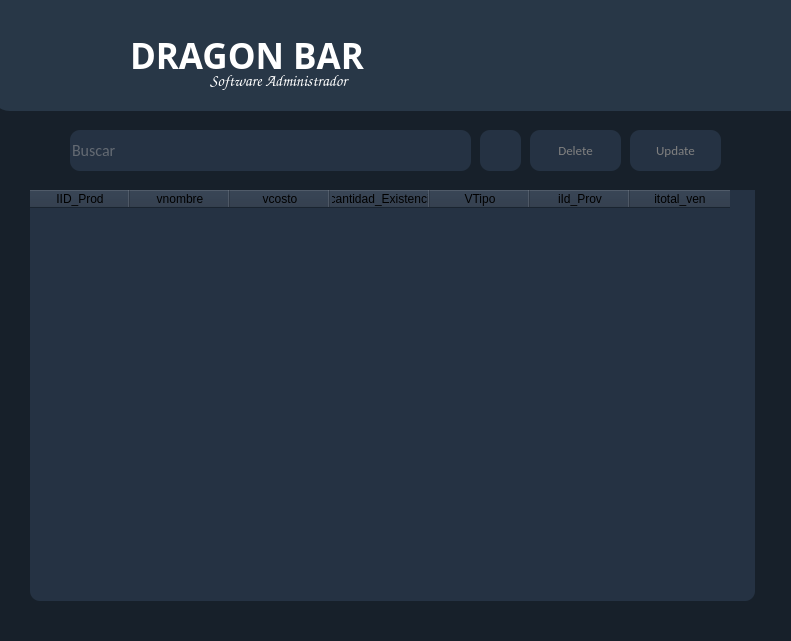
<?xml version="1.0" encoding="UTF-8"?>
<ui version="4.0">
 <class>MainWindow</class>
 <widget class="QMainWindow" name="MainWindow">
  <property name="geometry">
   <rect>
    <x>0</x>
    <y>0</y>
    <width>791</width>
    <height>641</height>
   </rect>
  </property>
  <property name="windowTitle">
   <string>View Products</string>
  </property>
  <property name="windowIcon">
   <iconset>
    <normaloff>Icons/DRAGONN.ico</normaloff>Icons/DRAGONN.ico</iconset>
  </property>
  <property name="styleSheet">
   <string notr="true">background-color:rgb(23, 32, 42);</string>
  </property>
  <widget class="QWidget" name="centralwidget">
   <widget class="QFrame" name="frame">
    <property name="geometry">
     <rect>
      <x>-10</x>
      <y>0</y>
      <width>831</width>
      <height>111</height>
     </rect>
    </property>
    <property name="styleSheet">
     <string notr="true">background-color:rgb(40, 55, 71);
border-radius:20px;
</string>
    </property>
    <property name="frameShape">
     <enum>QFrame::StyledPanel</enum>
    </property>
    <property name="frameShadow">
     <enum>QFrame::Raised</enum>
    </property>
    <widget class="QLabel" name="label">
     <property name="geometry">
      <rect>
       <x>-10</x>
       <y>0</y>
       <width>141</width>
       <height>101</height>
      </rect>
     </property>
     <property name="text">
      <string/>
     </property>
     <property name="pixmap">
      <pixmap>Icons/DRAGONN.ico</pixmap>
     </property>
    </widget>
    <widget class="QLabel" name="label_usuario_2">
     <property name="geometry">
      <rect>
       <x>220</x>
       <y>70</y>
       <width>191</width>
       <height>21</height>
      </rect>
     </property>
     <property name="font">
      <font>
       <family>Comic Sans MS</family>
       <pointsize>12</pointsize>
       <weight>50</weight>
       <bold>false</bold>
      </font>
     </property>
     <property name="styleSheet">
      <string notr="true">color:white;
border-radius:5px;</string>
     </property>
     <property name="text">
      <string>Software Administrador</string>
     </property>
    </widget>
    <widget class="QLabel" name="label_2">
     <property name="geometry">
      <rect>
       <x>140</x>
       <y>30</y>
       <width>271</width>
       <height>51</height>
      </rect>
     </property>
     <property name="font">
      <font>
       <family>Arial Black</family>
       <pointsize>26</pointsize>
       <weight>75</weight>
       <bold>true</bold>
      </font>
     </property>
     <property name="styleSheet">
      <string notr="true">color:white;</string>
     </property>
     <property name="text">
      <string>DRAGON BAR</string>
     </property>
    </widget>
    <zorder>label</zorder>
    <zorder>label_2</zorder>
    <zorder>label_usuario_2</zorder>
   </widget>
   <widget class="QTableWidget" name="table_prod">
    <property name="geometry">
     <rect>
      <x>30</x>
      <y>190</y>
      <width>725</width>
      <height>411</height>
     </rect>
    </property>
    <property name="styleSheet">
     <string notr="true">background-color:rgb(37, 50, 67);color:black;
border-radius:10px;</string>
    </property>
    <column>
     <property name="text">
      <string>IID_Prod</string>
     </property>
    </column>
    <column>
     <property name="text">
      <string>vnombre</string>
     </property>
    </column>
    <column>
     <property name="text">
      <string>vcosto</string>
     </property>
    </column>
    <column>
     <property name="text">
      <string>vcantidad_Existencia</string>
     </property>
    </column>
    <column>
     <property name="text">
      <string>VTipo</string>
     </property>
    </column>
    <column>
     <property name="text">
      <string>iId_Prov</string>
     </property>
    </column>
    <column>
     <property name="text">
      <string>itotal_ven</string>
     </property>
    </column>
   </widget>
   <widget class="QPushButton" name="btn_buscar">
    <property name="enabled">
     <bool>true</bool>
    </property>
    <property name="geometry">
     <rect>
      <x>480</x>
      <y>130</y>
      <width>41</width>
      <height>41</height>
     </rect>
    </property>
    <property name="font">
     <font>
      <family>Calibri</family>
      <pointsize>10</pointsize>
     </font>
    </property>
    <property name="cursor">
     <cursorShape>PointingHandCursor</cursorShape>
    </property>
    <property name="styleSheet">
     <string notr="true">QPushButton{
background-color:rgb(37, 50, 67);color:gray;
border-radius:10px;
}

QPushButton:hover{
background-color:rgb(159, 159, 159);

}</string>
    </property>
    <property name="text">
     <string/>
    </property>
    <property name="icon">
     <iconset>
      <normaloff>Icons/buscar.ico</normaloff>Icons/buscar.ico</iconset>
    </property>
   </widget>
   <widget class="QLineEdit" name="text_buscar">
    <property name="geometry">
     <rect>
      <x>70</x>
      <y>130</y>
      <width>401</width>
      <height>41</height>
     </rect>
    </property>
    <property name="font">
     <font>
      <family>Calibri</family>
      <pointsize>12</pointsize>
     </font>
    </property>
    <property name="styleSheet">
     <string notr="true">background-color:rgb(37, 50, 67);color:rgb(162, 162, 162);
border-radius:10px;</string>
    </property>
    <property name="maxLength">
     <number>4</number>
    </property>
    <property name="alignment">
     <set>Qt::AlignLeading|Qt::AlignLeft|Qt::AlignVCenter</set>
    </property>
    <property name="placeholderText">
     <string>Buscar</string>
    </property>
   </widget>
   <widget class="QPushButton" name="btn_update">
    <property name="enabled">
     <bool>true</bool>
    </property>
    <property name="geometry">
     <rect>
      <x>630</x>
      <y>130</y>
      <width>91</width>
      <height>41</height>
     </rect>
    </property>
    <property name="font">
     <font>
      <family>Calibri</family>
      <pointsize>10</pointsize>
     </font>
    </property>
    <property name="cursor">
     <cursorShape>PointingHandCursor</cursorShape>
    </property>
    <property name="styleSheet">
     <string notr="true">QPushButton{
background-color:rgb(37, 50, 67);color:gray;
border-radius:10px;
}

QPushButton:hover{
background-color:rgb(159, 159, 159);

}</string>
    </property>
    <property name="text">
     <string>Update</string>
    </property>
   </widget>
   <widget class="QPushButton" name="btn_delete">
    <property name="enabled">
     <bool>true</bool>
    </property>
    <property name="geometry">
     <rect>
      <x>530</x>
      <y>130</y>
      <width>91</width>
      <height>41</height>
     </rect>
    </property>
    <property name="font">
     <font>
      <family>Calibri</family>
      <pointsize>10</pointsize>
     </font>
    </property>
    <property name="cursor">
     <cursorShape>PointingHandCursor</cursorShape>
    </property>
    <property name="styleSheet">
     <string notr="true">QPushButton{
background-color:rgb(37, 50, 67);color:gray;
border-radius:10px;
}

QPushButton:hover{
background-color:rgb(159, 159, 159);

}</string>
    </property>
    <property name="text">
     <string>Delete</string>
    </property>
   </widget>
  </widget>
  <widget class="QStatusBar" name="statusbar"/>
 </widget>
 <resources/>
 <connections/>
</ui>
